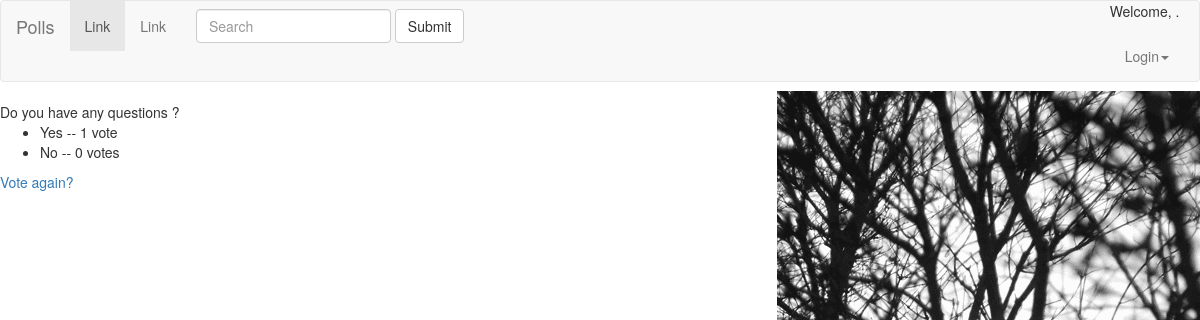
/polls/9/results/, run on the app's committed database.
### polls/models.py (models this page shows, shortened)
class Question(models.Model):
     question_text = models.CharField(max_length=200)
     pub_date = models.DateTimeField('date published')
     def was_published_recently(self):
         now = timezone.now()
         return now - datetime.timedelta(days=1) <= self.pub_date <= now
     was_published_recently.admin_order_field = 'pub_date'
     was_published_recently.boolean = True
     was_published_recently.short_description = 'Published recently ?'

class Choice(models.Model):
     question = models.ForeignKey(Question, on_delete=models.CASCADE)
     choice_text = models.CharField(max_length=200)
     votes = models.IntegerField(default=0)

### polls/views.py (the view)
# urls.py: url(r'^(?P<pk>[0-9]+)/results/$', views.ResultsView.as_view(), name='results'),
class ResultsView(generic.DetailView):
    model = Question
    template_name = 'polls/results.html'

### polls/templates/polls/results.html
{% extends './base.html' %}¬
{% block content %}
<h>{{ question.question_text }}</h1>
<ul>
{% for choice in question.choice_set.all %}
    <li>{{ choice.choice_text }} -- {{ choice.votes }} vote{{ choice.votes|pluralize }}</li>
{% endfor %}
</ul>
<a href="{% url 'polls:detail' question.id %}">Vote again?</a>
{% endblock %}¬

### polls/static/polls/style.css (style rules this page uses)
body { background: white url("images/i1.gif") no-repeat right; }

### data on the page
Question: question_text "Do you have any questions ?"
Choice: choice_text "Yes", votes "1"
Choice: choice_text "No", votes "0"
